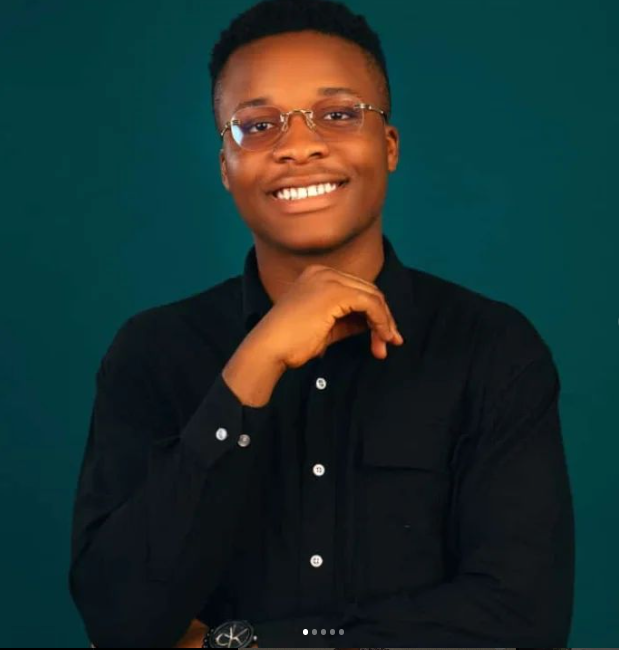
#> input picture kevin.png, 619 x 650 px
$ python opencv.py
#> lines starting #> are read from the running program, lines starting #| are printed output that depends on the picture
import cv2


face_haar_cascade = cv2.CascadeClassifier('haarcascade_frontalface_default.xml')

image = cv2.imread('kevin.png')
#> image is the input picture: shape (650, 619, 3); mean B, G, R 46.8, 48.4, 27.8

gray = cv2.cvtColor(image, cv2.COLOR_BGR2GRAY)
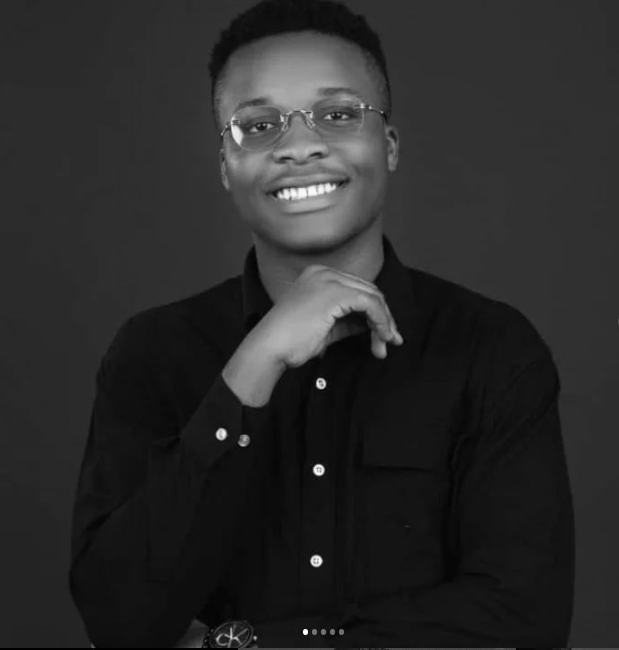
#> gray: shape (650, 619); min 0, max 255, mean 42

faces = face_haar_cascade.detectMultiScale(gray, 1.1, 4)
#> faces = [[197, 40, 207, 207]]

for (x, y, w, h) in faces:
    cv2.rectangle(image, (x, y), (x + w, y + h), (0, 225, 0), 5
                  )
    cv2.imshow("Faces", image)
    cv2.waitKey()
#> this loop made 1 pass
#> pass 1, `cv2.imshow("Faces", image)`:
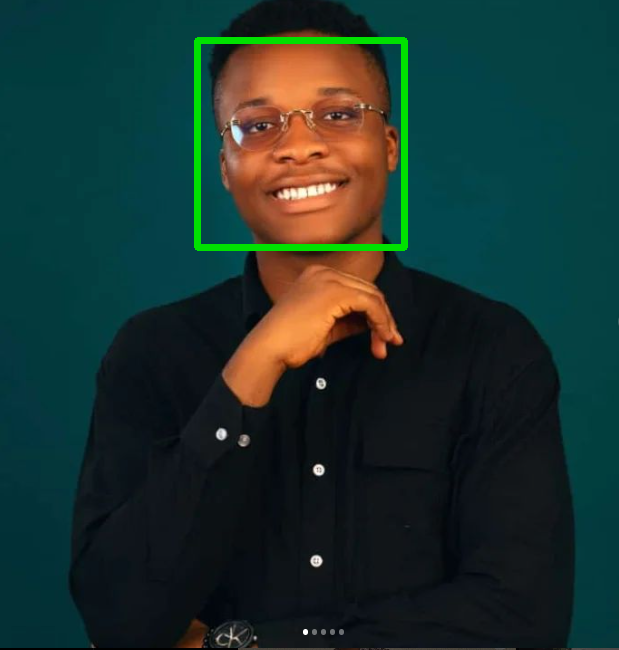
#> window 'Faces': shape (650, 619, 3); mean B, G, R 46, 50.7, 27.3
